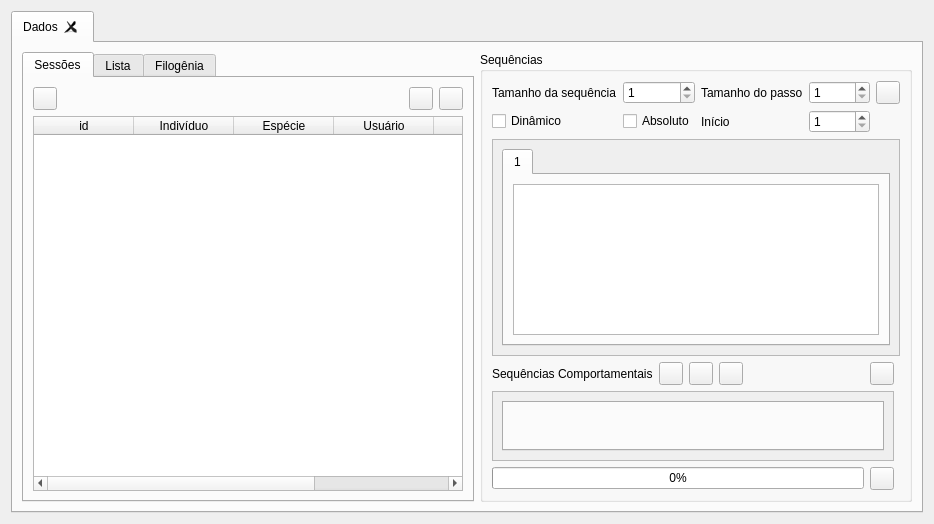
<?xml version="1.0" encoding="UTF-8"?>
<ui version="4.0">
 <class>Analysis</class>
 <widget class="QWidget" name="Analysis">
  <property name="geometry">
   <rect>
    <x>0</x>
    <y>0</y>
    <width>934</width>
    <height>524</height>
   </rect>
  </property>
  <property name="windowTitle">
   <string>Análise</string>
  </property>
  <layout class="QGridLayout" name="gridLayout">
   <item row="0" column="0">
    <widget class="QTabWidget" name="tab">
     <property name="currentIndex">
      <number>0</number>
     </property>
     <property name="usesScrollButtons">
      <bool>true</bool>
     </property>
     <property name="tabsClosable">
      <bool>true</bool>
     </property>
     <widget class="QWidget" name="tabData">
      <attribute name="title">
       <string>Dados</string>
      </attribute>
      <layout class="QGridLayout" name="gridLayout_4">
       <item row="0" column="1">
        <widget class="QGroupBox" name="configBox">
         <property name="title">
          <string>Sequências</string>
         </property>
         <layout class="QGridLayout" name="gridLayout_6">
          <item row="1" column="0" colspan="2">
           <widget class="QScrollArea" name="scrollArea">
            <property name="widgetResizable">
             <bool>true</bool>
            </property>
            <widget class="QWidget" name="scrollAreaWidgetContents">
             <property name="geometry">
              <rect>
               <x>0</x>
               <y>0</y>
               <width>482</width>
               <height>165</height>
              </rect>
             </property>
             <layout class="QVBoxLayout" name="verticalLayout">
              <item>
               <widget class="QTabWidget" name="seqBox">
                <property name="sizePolicy">
                 <sizepolicy hsizetype="Preferred" vsizetype="Preferred">
                  <horstretch>0</horstretch>
                  <verstretch>0</verstretch>
                 </sizepolicy>
                </property>
                <property name="minimumSize">
                 <size>
                  <width>0</width>
                  <height>100</height>
                 </size>
                </property>
                <property name="styleSheet">
                 <string notr="true"/>
                </property>
                <property name="usesScrollButtons">
                 <bool>true</bool>
                </property>
                <widget class="QWidget" name="seqBoxPage1">
                 <attribute name="title">
                  <string>1</string>
                 </attribute>
                 <layout class="QGridLayout" name="gridLayout_7">
                  <item row="0" column="0">
                   <widget class="QTableWidget" name="firstTable">
                    <property name="editTriggers">
                     <set>QAbstractItemView::NoEditTriggers</set>
                    </property>
                    <attribute name="horizontalHeaderVisible">
                     <bool>false</bool>
                    </attribute>
                    <attribute name="verticalHeaderVisible">
                     <bool>false</bool>
                    </attribute>
                   </widget>
                  </item>
                 </layout>
                </widget>
               </widget>
              </item>
             </layout>
            </widget>
           </widget>
          </item>
          <item row="2" column="0">
           <layout class="QHBoxLayout" name="horizontalLayout_2">
            <item>
             <widget class="QLabel" name="labelSeq">
              <property name="text">
               <string>Sequências Comportamentais</string>
              </property>
             </widget>
            </item>
            <item>
             <widget class="QToolButton" name="addSeq">
              <property name="toolTip">
               <string>Adicionar sequência.</string>
              </property>
              <property name="text">
               <string/>
              </property>
              <property name="icon">
               <iconset resource="resource.qrc">
                <normaloff>:/icons/add24x24.png</normaloff>:/icons/add24x24.png</iconset>
              </property>
             </widget>
            </item>
            <item>
             <widget class="QToolButton" name="statsSeq">
              <property name="toolTip">
               <string>Gráficos estatísticos.</string>
              </property>
              <property name="statusTip">
               <string>Estatísticas</string>
              </property>
              <property name="text">
               <string/>
              </property>
              <property name="icon">
               <iconset resource="resource.qrc">
                <normaloff>:/icons/stats24x24.png</normaloff>:/icons/stats24x24.png</iconset>
              </property>
             </widget>
            </item>
            <item>
             <widget class="QToolButton" name="hypNull">
              <property name="text">
               <string/>
              </property>
              <property name="icon">
               <iconset resource="resource.qrc">
                <normaloff>:/icons/h48x48.png</normaloff>:/icons/h48x48.png</iconset>
              </property>
             </widget>
            </item>
            <item>
             <spacer name="horizontalSpacer">
              <property name="orientation">
               <enum>Qt::Horizontal</enum>
              </property>
              <property name="sizeHint" stdset="0">
               <size>
                <width>40</width>
                <height>20</height>
               </size>
              </property>
             </spacer>
            </item>
            <item>
             <widget class="QToolButton" name="genSeq">
              <property name="toolTip">
               <string>Gerar estatística para todas as sequência.</string>
              </property>
              <property name="statusTip">
               <string>Gerar estatística para todas as sequências.</string>
              </property>
              <property name="whatsThis">
               <string/>
              </property>
              <property name="text">
               <string/>
              </property>
              <property name="icon">
               <iconset resource="resource.qrc">
                <normaloff>:/icons/p48x48.png</normaloff>:/icons/p48x48.png</iconset>
              </property>
             </widget>
            </item>
           </layout>
          </item>
          <item row="4" column="0">
           <widget class="QScrollArea" name="scrollArea_2">
            <property name="widgetResizable">
             <bool>true</bool>
            </property>
            <widget class="QWidget" name="scrollAreaWidgetContents_2">
             <property name="geometry">
              <rect>
               <x>0</x>
               <y>0</y>
               <width>472</width>
               <height>77</height>
              </rect>
             </property>
             <layout class="QGridLayout" name="gridLayout_8">
              <item row="0" column="0">
               <widget class="QTabWidget" name="tabSeq">
                <property name="currentIndex">
                 <number>-1</number>
                </property>
                <property name="usesScrollButtons">
                 <bool>true</bool>
                </property>
                <property name="tabsClosable">
                 <bool>true</bool>
                </property>
               </widget>
              </item>
             </layout>
            </widget>
           </widget>
          </item>
          <item row="6" column="0">
           <layout class="QHBoxLayout" name="horizontalLayout_3">
            <item>
             <widget class="QProgressBar" name="progressBar">
              <property name="value">
               <number>0</number>
              </property>
              <property name="alignment">
               <set>Qt::AlignCenter</set>
              </property>
              <property name="format">
               <string>%p%</string>
              </property>
             </widget>
            </item>
            <item>
             <widget class="QToolButton" name="cancelProcess">
              <property name="text">
               <string/>
              </property>
              <property name="icon">
               <iconset resource="resource.qrc">
                <normaloff>:/icons/remove16x16.png</normaloff>:/icons/remove16x16.png</iconset>
              </property>
             </widget>
            </item>
           </layout>
          </item>
          <item row="0" column="0" colspan="2">
           <layout class="QGridLayout" name="gridLayout_12">
            <item row="0" column="3">
             <widget class="QLabel" name="label">
              <property name="text">
               <string>Tamanho do passo</string>
              </property>
             </widget>
            </item>
            <item row="0" column="4">
             <widget class="QSpinBox" name="stepsSize">
              <property name="prefix">
               <string/>
              </property>
              <property name="minimum">
               <number>1</number>
              </property>
             </widget>
            </item>
            <item row="0" column="1">
             <widget class="QSpinBox" name="sizeSeq">
              <property name="minimum">
               <number>1</number>
              </property>
             </widget>
            </item>
            <item row="0" column="5">
             <widget class="QToolButton" name="config">
              <property name="text">
               <string/>
              </property>
              <property name="icon">
               <iconset resource="resource.qrc">
                <normaloff>:/icons/gear24x24.png</normaloff>:/icons/gear24x24.png</iconset>
              </property>
             </widget>
            </item>
            <item row="0" column="2">
             <spacer name="horizontalSpacer_2">
              <property name="orientation">
               <enum>Qt::Horizontal</enum>
              </property>
              <property name="sizeHint" stdset="0">
               <size>
                <width>40</width>
                <height>20</height>
               </size>
              </property>
             </spacer>
            </item>
            <item row="0" column="0">
             <widget class="QLabel" name="labelSizeSeq">
              <property name="text">
               <string>Tamanho da sequência</string>
              </property>
             </widget>
            </item>
            <item row="1" column="1">
             <widget class="QCheckBox" name="absolut">
              <property name="text">
               <string>Absoluto</string>
              </property>
             </widget>
            </item>
            <item row="1" column="0">
             <widget class="QCheckBox" name="dynamic">
              <property name="text">
               <string>Dinâmico</string>
              </property>
             </widget>
            </item>
            <item row="1" column="4">
             <widget class="QSpinBox" name="startStep">
              <property name="minimum">
               <number>1</number>
              </property>
              <property name="maximum">
               <number>99999</number>
              </property>
             </widget>
            </item>
            <item row="1" column="3">
             <widget class="QLabel" name="label_3">
              <property name="text">
               <string>Início</string>
              </property>
             </widget>
            </item>
           </layout>
          </item>
         </layout>
        </widget>
       </item>
       <item row="0" column="0">
        <widget class="QTabWidget" name="groupSession">
         <property name="sizePolicy">
          <sizepolicy hsizetype="Preferred" vsizetype="Preferred">
           <horstretch>0</horstretch>
           <verstretch>0</verstretch>
          </sizepolicy>
         </property>
         <property name="currentIndex">
          <number>0</number>
         </property>
         <widget class="QWidget" name="groupSessionPage1">
          <attribute name="title">
           <string>Sessões</string>
          </attribute>
          <layout class="QGridLayout" name="gridLayout_3">
           <property name="sizeConstraint">
            <enum>QLayout::SetMinimumSize</enum>
           </property>
           <item row="0" column="3">
            <widget class="QToolButton" name="removeSession">
             <property name="statusTip">
              <string>Remover Sessão</string>
             </property>
             <property name="text">
              <string/>
             </property>
             <property name="icon">
              <iconset resource="resource.qrc">
               <normaloff>:/icons/remove16x16.png</normaloff>:/icons/remove16x16.png</iconset>
             </property>
            </widget>
           </item>
           <item row="0" column="2">
            <widget class="QToolButton" name="addSession">
             <property name="statusTip">
              <string>Adicionar Sessão</string>
             </property>
             <property name="text">
              <string/>
             </property>
             <property name="icon">
              <iconset resource="resource.qrc">
               <normaloff>:/icons/add16x16.png</normaloff>:/icons/add16x16.png</iconset>
             </property>
            </widget>
           </item>
           <item row="1" column="0" colspan="4">
            <widget class="QTableWidget" name="sessions">
             <property name="sizePolicy">
              <sizepolicy hsizetype="Expanding" vsizetype="Expanding">
               <horstretch>0</horstretch>
               <verstretch>0</verstretch>
              </sizepolicy>
             </property>
             <property name="horizontalScrollBarPolicy">
              <enum>Qt::ScrollBarAlwaysOn</enum>
             </property>
             <property name="sizeAdjustPolicy">
              <enum>QAbstractScrollArea::AdjustToContents</enum>
             </property>
             <property name="editTriggers">
              <set>QAbstractItemView::NoEditTriggers</set>
             </property>
             <property name="alternatingRowColors">
              <bool>true</bool>
             </property>
             <property name="selectionMode">
              <enum>QAbstractItemView::ExtendedSelection</enum>
             </property>
             <property name="selectionBehavior">
              <enum>QAbstractItemView::SelectRows</enum>
             </property>
             <property name="horizontalScrollMode">
              <enum>QAbstractItemView::ScrollPerItem</enum>
             </property>
             <attribute name="horizontalHeaderMinimumSectionSize">
              <number>10</number>
             </attribute>
             <attribute name="horizontalHeaderStretchLastSection">
              <bool>true</bool>
             </attribute>
             <attribute name="verticalHeaderVisible">
              <bool>false</bool>
             </attribute>
             <column>
              <property name="text">
               <string>id</string>
              </property>
             </column>
             <column>
              <property name="text">
               <string>Indivíduo</string>
              </property>
             </column>
             <column>
              <property name="text">
               <string>Espécie</string>
              </property>
             </column>
             <column>
              <property name="text">
               <string>Usuário</string>
              </property>
             </column>
             <column>
              <property name="text">
               <string>Data</string>
              </property>
             </column>
             <column>
              <property name="text">
               <string>Descrição</string>
              </property>
             </column>
            </widget>
           </item>
           <item row="0" column="1">
            <spacer name="horizontalSpacer_3">
             <property name="orientation">
              <enum>Qt::Horizontal</enum>
             </property>
             <property name="sizeHint" stdset="0">
              <size>
               <width>40</width>
               <height>20</height>
              </size>
             </property>
            </spacer>
           </item>
           <item row="0" column="0">
            <widget class="QToolButton" name="statsSession">
             <property name="statusTip">
              <string>Estatísticas</string>
             </property>
             <property name="text">
              <string/>
             </property>
             <property name="icon">
              <iconset resource="resource.qrc">
               <normaloff>:/icons/stats24x24.png</normaloff>:/icons/stats24x24.png</iconset>
             </property>
            </widget>
           </item>
          </layout>
         </widget>
         <widget class="QWidget" name="tabListSession">
          <attribute name="title">
           <string>Lista</string>
          </attribute>
          <layout class="QGridLayout" name="gridLayout_5">
           <item row="1" column="0" colspan="3">
            <widget class="QTabWidget" name="tabSequence">
             <property name="currentIndex">
              <number>0</number>
             </property>
             <widget class="QWidget" name="tab_3">
              <attribute name="title">
               <string>Sequência</string>
              </attribute>
              <layout class="QGridLayout" name="gridLayout_2">
               <item row="0" column="0">
                <widget class="QListWidget" name="sequence"/>
               </item>
              </layout>
             </widget>
             <widget class="QWidget" name="tab_4">
              <attribute name="title">
               <string>Aleatorizados</string>
              </attribute>
              <layout class="QGridLayout" name="gridLayout_9">
               <item row="0" column="0">
                <widget class="QTableWidget" name="tableRandom"/>
               </item>
              </layout>
             </widget>
            </widget>
           </item>
           <item row="0" column="0">
            <widget class="QToolButton" name="showGraph">
             <property name="statusTip">
              <string>Exibir grafo</string>
             </property>
             <property name="text">
              <string/>
             </property>
             <property name="icon">
              <iconset resource="resource.qrc">
               <normaloff>:/icons/net24x24.png</normaloff>:/icons/net24x24.png</iconset>
             </property>
            </widget>
           </item>
           <item row="0" column="1">
            <widget class="QToolButton" name="makeRandom">
             <property name="text">
              <string/>
             </property>
             <property name="icon">
              <iconset resource="resource.qrc">
               <normaloff>:/icons/dice32x32.png</normaloff>:/icons/dice32x32.png</iconset>
             </property>
            </widget>
           </item>
          </layout>
         </widget>
         <widget class="QWidget" name="tabPhylo">
          <attribute name="title">
           <string>Filogênia</string>
          </attribute>
          <layout class="QGridLayout" name="gridLayout_10">
           <item row="0" column="0" colspan="3">
            <widget class="QGroupBox" name="groupBox">
             <property name="title">
              <string/>
             </property>
             <layout class="QGridLayout" name="gridLayout_11">
              <item row="0" column="1">
               <widget class="QToolButton" name="spcUP">
                <property name="text">
                 <string/>
                </property>
                <property name="icon">
                 <iconset resource="resource.qrc">
                  <normaloff>:/icons/up16x16.png</normaloff>:/icons/up16x16.png</iconset>
                </property>
               </widget>
              </item>
              <item row="1" column="1">
               <widget class="QToolButton" name="spcDOWN">
                <property name="text">
                 <string/>
                </property>
                <property name="icon">
                 <iconset resource="resource.qrc">
                  <normaloff>:/icons/down16x16.png</normaloff>:/icons/down16x16.png</iconset>
                </property>
               </widget>
              </item>
              <item row="2" column="1">
               <spacer name="verticalSpacer_2">
                <property name="orientation">
                 <enum>Qt::Vertical</enum>
                </property>
                <property name="sizeHint" stdset="0">
                 <size>
                  <width>20</width>
                  <height>40</height>
                 </size>
                </property>
               </spacer>
              </item>
              <item row="0" column="0" rowspan="3">
               <widget class="QTableWidget" name="speciesTable">
                <property name="editTriggers">
                 <set>QAbstractItemView::NoEditTriggers</set>
                </property>
                <property name="dragEnabled">
                 <bool>true</bool>
                </property>
                <property name="dragDropOverwriteMode">
                 <bool>false</bool>
                </property>
                <property name="dragDropMode">
                 <enum>QAbstractItemView::InternalMove</enum>
                </property>
                <property name="alternatingRowColors">
                 <bool>true</bool>
                </property>
                <property name="selectionMode">
                 <enum>QAbstractItemView::ExtendedSelection</enum>
                </property>
                <property name="selectionBehavior">
                 <enum>QAbstractItemView::SelectRows</enum>
                </property>
                <attribute name="horizontalHeaderStretchLastSection">
                 <bool>true</bool>
                </attribute>
                <attribute name="verticalHeaderVisible">
                 <bool>false</bool>
                </attribute>
                <column>
                 <property name="text">
                  <string>Espécies</string>
                 </property>
                </column>
               </widget>
              </item>
             </layout>
            </widget>
           </item>
           <item row="1" column="0" colspan="3">
            <layout class="QGridLayout" name="gridLayout_13">
             <item row="0" column="1">
              <widget class="QSpinBox" name="mtxIntervals">
               <property name="sizePolicy">
                <sizepolicy hsizetype="Maximum" vsizetype="Fixed">
                 <horstretch>0</horstretch>
                 <verstretch>0</verstretch>
                </sizepolicy>
               </property>
               <property name="alignment">
                <set>Qt::AlignRight|Qt::AlignTrailing|Qt::AlignVCenter</set>
               </property>
               <property name="minimum">
                <number>1</number>
               </property>
              </widget>
             </item>
             <item row="0" column="3">
              <spacer name="horizontalSpacer_4">
               <property name="orientation">
                <enum>Qt::Horizontal</enum>
               </property>
               <property name="sizeHint" stdset="0">
                <size>
                 <width>40</width>
                 <height>20</height>
                </size>
               </property>
              </spacer>
             </item>
             <item row="0" column="5">
              <widget class="QToolButton" name="showMtx">
               <property name="text">
                <string/>
               </property>
               <property name="icon">
                <iconset resource="resource.qrc">
                 <normaloff>:/icons/stats24x24.png</normaloff>:/icons/stats24x24.png</iconset>
               </property>
              </widget>
             </item>
             <item row="0" column="0">
              <widget class="QLabel" name="label_2">
               <property name="text">
                <string>Intervalos</string>
               </property>
              </widget>
             </item>
             <item row="0" column="2">
              <widget class="QCheckBox" name="absValMtx">
               <property name="text">
                <string>Valores Absolutos</string>
               </property>
              </widget>
             </item>
            </layout>
           </item>
           <item row="2" column="0" colspan="3">
            <layout class="QHBoxLayout" name="horizontalLayout_4">
             <item>
              <widget class="QProgressBar" name="progressPhylo">
               <property name="value">
                <number>0</number>
               </property>
              </widget>
             </item>
             <item>
              <widget class="QToolButton" name="stopMtx">
               <property name="text">
                <string/>
               </property>
               <property name="icon">
                <iconset resource="resource.qrc">
                 <normaloff>:/icons/remove24x24.png</normaloff>:/icons/remove24x24.png</iconset>
               </property>
              </widget>
             </item>
            </layout>
           </item>
          </layout>
         </widget>
        </widget>
       </item>
      </layout>
     </widget>
    </widget>
   </item>
  </layout>
 </widget>
 <tabstops>
  <tabstop>tab</tabstop>
  <tabstop>addSession</tabstop>
  <tabstop>removeSession</tabstop>
  <tabstop>sessions</tabstop>
  <tabstop>sizeSeq</tabstop>
  <tabstop>scrollArea</tabstop>
  <tabstop>seqBox</tabstop>
  <tabstop>firstTable</tabstop>
  <tabstop>scrollArea_2</tabstop>
 </tabstops>
 <resources>
  <include location="resource.qrc"/>
  <include location="resource.qrc"/>
  <include location="resource.qrc"/>
  <include location="resource.qrc"/>
  <include location="resource.qrc"/>
  <include location="resource.qrc"/>
  <include location="resource.qrc"/>
  <include location="resource.qrc"/>
 </resources>
 <connections/>
</ui>
